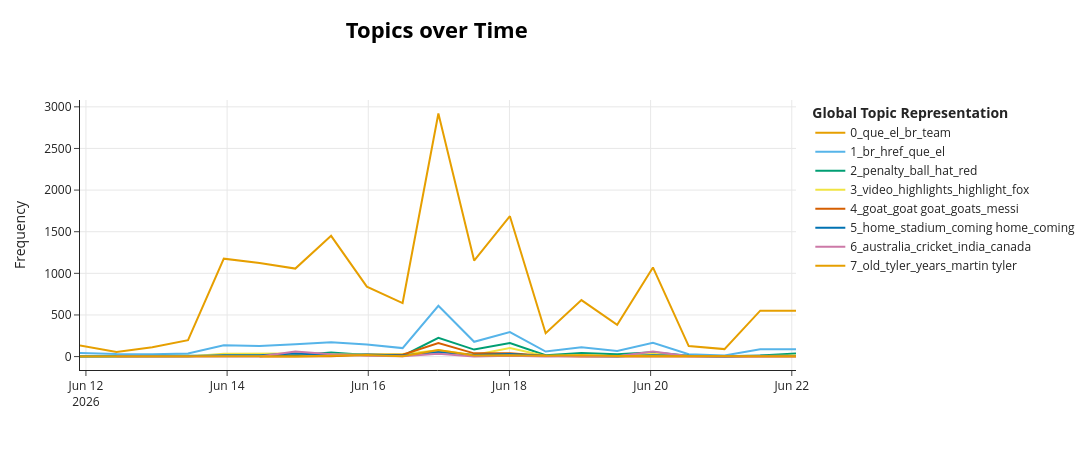

Write notebook code for a chart like this one.
### Markdown cell above
---

### 4. Evolución temporal de tópicos

BERTopic puede calcular cómo cambia la prevalencia de cada tópico en el tiempo. Con un solo partido, la granularidad disponible es la fecha/hora de publicación del comentario.

### Code cell
if df is not None and not df.empty and 'topic' in df.columns:
    import time as _time
    _t0 = _time.monotonic()

    # --- Ensure texts is in scope (re-extract from df if needed) ---
    if 'texts' not in dir() or texts is None:
        texts = df['text_clean'].tolist()

    timestamps_raw = df['published_at'] if 'published_at' in df.columns else df.get('created_utc', pd.Series([pd.NaT]*len(df)))
    timestamps = pd.to_datetime(timestamps_raw, errors='coerce')

    # Align texts and timestamps: keep only rows where BOTH are valid
    valid_mask = timestamps.notna() & df['text_clean'].notna()
    n_valid = valid_mask.sum()
    print(f"Comentarios con timestamp + texto valido: {n_valid}/{len(df)}")

    if n_valid > 10:
        try:
            # NOTE: BERTopic's topics_over_time requires docs matching the fitting data.
            # With nr_bins=20 and tuning=False, 20K+ docs complete in <10s.
            span_days = (timestamps[valid_mask].max() - timestamps[valid_mask].min()).total_seconds() / 86400
            nr_bins = max(20, min(int(span_days * 2), 48))
            print(f"Rango fechas: {span_days:.1f} dias, nr_bins={nr_bins}")

            tot_df = topics_over_time_df(
                model, texts, timestamps,
                nr_bins=nr_bins,
                global_tuning=False,
                evolution_tuning=False,
            )

            _elapsed = _time.monotonic() - _t0
            if not tot_df.empty:
                print(f"Evolucion temporal calculada: {tot_df.shape[0]} filas ({_elapsed:.1f}s)")
                try:
                    fig = model.visualize_topics_over_time(tot_df, top_n_topics=min(8, tot_df['Topic'].nunique()))
                    fig.show()
                except Exception as exc:
                    print(f"Visualizacion no disponible: {exc}")
                    display(tot_df.head(10))
            else:
                print("No se pudo calcular la evolucion temporal.")
        except Exception as exc:
            print(f"Evolucion temporal omitida (error): {exc}")
    else:
        print(f"Solo {n_valid} comentarios con timestamp valido — insuficiente.")

### Figure 1 — Plotly figure (JSON) as saved in the notebook; plotly's stock layout.template omitted (floating-point values rounded to 4 significant figures)
{"data": [{"hoverinfo": "text", "hovertext": ["<b>Topic 0</b><br>Words: méxico, mexico, vamos, mexicano, que", "<b>Topic 0</b><br>Words: egypt, cup started, méxico, vamos, cup", "<b>Topic 0</b><br>Words: paraguay, el, que, los, usa", "<b>Topic 0</b><br>Words: paraguay, que, el, tuca, en", "<b>Topic 0</b><br>Words: morocco, brazil, brasil, marruecos, team", "<b>Topic 0</b><br>Words: germany, brazil, curacao, que, japan", "<b>Topic 0</b><br>Words: japan, br, germany, brazil, team", "<b>Topic 0</b><br>Words: verde, spain, cape, cape verde, españa", "<b>Topic 0</b><br>Words: spain, verde, germany, br, cape", "<b>Topic 0</b><br>Words: mbappe, senegal, france, world, world cup", "<b>Topic 0</b><br>Words: messi, que, argentina, el, la", "<b>Topic 0</b><br>Words: messi, england, que, portugal, congo", "<b>Topic 0</b><br>Words: england, kane, croatia, br, world", "<b>Topic 0</b><br>Words: england, que, br, goal, messi", "<b>Topic 0</b><br>Words: mexico, korea, game, que, korean", "<b>Topic 0</b><br>Words: mexico, korea, que, el, méxico", "<b>Topic 0</b><br>Words: haiti, brazil, qatar, team, turkey", "<b>Topic 0</b><br>Words: turkey, paraguay, team, teams, country", "<b>Topic 0</b><br>Words: brazil, neymar, million, cunha, deaths", "<b>Topic 0</b><br>Words: spain, iran, yamal, team, verde", "<b>Topic 0</b><br>Words: japan, uruguay, verde, spain, cabo"], "marker": {"color": "#E69F00"}, "mode": "lines", "name": "0_que_el_br_team", "type": "scatter", "x": ["2026-06-11T21:58:55.729000000", "2026-06-12T10:23:49.809523809", "2026-06-12T22:33:24.619047619", "2026-06-13T10:42:59.428571428", "2026-06-13T22:52:34.238095238", "2026-06-14T11:02:09.047619047", "2026-06-14T23:11:43.857142857", "2026-06-15T11:21:18.666666666", "2026-06-15T23:30:53.476190476", "2026-06-16T11:40:28.285714285", "2026-06-16T23:50:03.095238095", "2026-06-17T11:59:37.904761904", "2026-06-18T00:09:12.714285714", "2026-06-18T12:18:47.523809523", "2026-06-19T00:28:22.333333333", "2026-06-19T12:37:57.142857142", "2026-06-20T00:47:31.952380952", "2026-06-20T12:57:06.761904761", "2026-06-21T01:06:41.571428571", "2026-06-21T13:16:16.380952381", "2026-06-22T01:25:51.190476190"], "y": [132, 55, 113, 197, 1176, 1123, 1057, 1450, 840, 643, 2920, 1154, 1686, 280, 679, 381, 1071, 126, 90, 552, 551]}, {"hoverinfo": "text", "hovertext": ["<b>Topic 1</b><br>Words: que, por, gracias, es, le", "<b>Topic 1</b><br>Words: women, commentating, voice, lady, commentator", "<b>Topic 1</b><br>Words: ja, hubieras, unrest, ee uu, ee", "<b>Topic 1</b><br>Words: estados unidos, estados, unidos, america, los", "<b>Topic 1</b><br>Words: href, gracias, el, que, vini", "<b>Topic 1</b><br>Words: country, href, en, racism, el", "<b>Topic 1</b><br>Words: commentary, href, commentary commentary, br href, href br", "<b>Topic 1</b><br>Words: que, es, los, del mundo, mundo", "<b>Topic 1</b><br>Words: br, grass, grass br, feel, walk", "<b>Topic 1</b><br>Words: vazinha, dictador, vazinha br, davo, br vazinha", "<b>Topic 1</b><br>Words: el, que, es, la, te", "<b>Topic 1</b><br>Words: href, ja, ja ja, el, gracias", "<b>Topic 1</b><br>Words: br, robi, br stay, stay robi, dear", "<b>Topic 1</b><br>Words: href, te, respect ok, dai, commentators", "<b>Topic 1</b><br>Words: href, commentators, br, envidia, thank", "<b>Topic 1</b><br>Words: la, es, dios, el, recite prayer", "<b>Topic 1</b><br>Words: br, br br, god, sins, say", "<b>Topic 1</b><br>Words: embarrassing, emotion, announcement embarrassing, emotion leads, embarrassing announcement", "<b>Topic 1</b><br>Words: river lost, lost lmfaooo, river, lmfaooo, lost", "<b>Topic 1</b><br>Words: finish, cristo, color, just, commentators", "<b>Topic 1</b><br>Words: commentator, country, female, commentator br, female commentators"], "marker": {"color": "#56B4E9"}, "mode": "lines", "name": "1_br_href_que_el", "type": "scatter", "x": ["2026-06-11T21:58:55.729000000", "2026-06-12T10:23:49.809523809", "2026-06-12T22:33:24.619047619", "2026-06-13T10:42:59.428571428", "2026-06-13T22:52:34.238095238", "2026-06-14T11:02:09.047619047", "2026-06-14T23:11:43.857142857", "2026-06-15T11:21:18.666666666", "2026-06-15T23:30:53.476190476", "2026-06-16T11:40:28.285714285", "2026-06-16T23:50:03.095238095", "2026-06-17T11:59:37.904761904", "2026-06-18T00:09:12.714285714", "2026-06-18T12:18:47.523809523", "2026-06-19T00:28:22.333333333", "2026-06-19T12:37:57.142857142", "2026-06-20T00:47:31.952380952", "2026-06-20T12:57:06.761904761", "2026-06-21T01:06:41.571428571", "2026-06-21T13:16:16.380952381", "2026-06-22T01:25:51.190476190"], "y": [44, 31, 29, 38, 135, 127, 147, 172, 145, 102, 610, 178, 294, 61, 113, 67, 166, 29, 13, 87, 89]}, {"hoverinfo": "text", "hovertext": ["<b>Topic 2</b><br>Words: roja, red, la roja, cards, fue", "<b>Topic 2</b><br>Words: sudamerica, paso, ahí uruguay, card manito, concacaf quiz", "<b>Topic 2</b><br>Words: eliminatorias, las eliminatorias, que, los, la", "<b>Topic 2</b><br>Words: pensaba que, pensaba, ball, 388son buenos, 388son", "<b>Topic 2</b><br>Words: vicinius, sudamérica, europa, yellow, contesto", "<b>Topic 2</b><br>Words: yellow, yellow cards, cards, legally play, legally", "<b>Topic 2</b><br>Words: grandfathers, cabo verde, cabo, verde, grandfathers english", "<b>Topic 2</b><br>Words: rabo verde, rabo, verde, akbar gritamos, abuelo decía", "<b>Topic 2</b><br>Words: kid, 50 mil, cuesta 50, claro cómo, mil euros", "<b>Topic 2</b><br>Words: hat, hat trick, trick, red, roja", "<b>Topic 2</b><br>Words: red, ball, penalty, southgate, card", "<b>Topic 2</b><br>Words: penalty, southgate, ball, encroachment, line", "<b>Topic 2</b><br>Words: gabriel, gabriel penalty, penalty, cameo did, href gabriel", "<b>Topic 2</b><br>Words: ball, defender, keeper, penalty, catch", "<b>Topic 2</b><br>Words: keeper, ball, punch, carelessness, luck", "<b>Topic 2</b><br>Words: red, red card, card, away, keeper", "<b>Topic 2</b><br>Words: shoulder, aligned shoulder, announces cards, chest way, defenders position", "<b>Topic 2</b><br>Words: nope point, language nope, happens people, people snitch, does referee", "<b>Topic 2</b><br>Words: body, past defender, defender, bounds, body past", "<b>Topic 2</b><br>Words: penalty, ball, cabo verde, cabo, fully"], "marker": {"color": "#009E73"}, "mode": "lines", "name": "2_penalty_ball_hat_red", "type": "scatter", "x": ["2026-06-11T21:58:55.729000000", "2026-06-12T22:33:24.619047619", "2026-06-13T10:42:59.428571428", "2026-06-13T22:52:34.238095238", "2026-06-14T11:02:09.047619047", "2026-06-14T23:11:43.857142857", "2026-06-15T11:21:18.666666666", "2026-06-15T23:30:53.476190476", "2026-06-16T11:40:28.285714285", "2026-06-16T23:50:03.095238095", "2026-06-17T11:59:37.904761904", "2026-06-18T00:09:12.714285714", "2026-06-18T12:18:47.523809523", "2026-06-19T00:28:22.333333333", "2026-06-19T12:37:57.142857142", "2026-06-20T00:47:31.952380952", "2026-06-20T12:57:06.761904761", "2026-06-21T01:06:41.571428571", "2026-06-21T13:16:16.380952381", "2026-06-22T01:25:51.190476190"], "y": [5, 7, 11, 17, 18, 17, 49, 19, 7, 226, 84, 164, 17, 43, 29, 52, 9, 3, 12, 37]}, {"hoverinfo": "text", "hovertext": ["<b>Topic 3</b><br>Words: english definitely, cómo van, caso ya, tubi unfortunately, unfortunately english", "<b>Topic 3</b><br>Words: fox, ad revenue, trying squeeze, channel sucks, espn trying", "<b>Topic 3</b><br>Words: sabía, telemundo, br professional, broadcast tv, cómo habían", "<b>Topic 3</b><br>Words: video, highlights, video highlights, sí ver, videos", "<b>Topic 3</b><br>Words: video, highlights, videos, upload, fake video", "<b>Topic 3</b><br>Words: video, highlights, watch, come watch, fox", "<b>Topic 3</b><br>Words: video, highlights, replay, videos, watch", "<b>Topic 3</b><br>Words: highlights, video, fox, usted, does fox", "<b>Topic 3</b><br>Words: video, videos, el video, vozinha highlight, youtube", "<b>Topic 3</b><br>Words: video, el video, este video, youtube, el", "<b>Topic 3</b><br>Words: youtube, fox sports, video, fox, sports", "<b>Topic 3</b><br>Words: highlights, highlight, video, best highlights, best", "<b>Topic 3</b><br>Words: songs, video, highlight, anymore songs, colooombia", "<b>Topic 3</b><br>Words: video, el video, highlights, watch, se", "<b>Topic 3</b><br>Words: vídeo, fox, borrosa es, awful american, borrosa", "<b>Topic 3</b><br>Words: 1080p, video, highlights, fox, la resolucion", "<b>Topic 3</b><br>Words: video, boring, boring bad, bad hard, espn boring", "<b>Topic 3</b><br>Words: highlights minutes, dislike highlights, video worth, minutes video, sharing enjoyed", "<b>Topic 3</b><br>Words: ksa offense, youtube, min, fox, ksa", "<b>Topic 3</b><br>Words: watch, come watch, come, highlights, analysis highlights"], "marker": {"color": "#F0E442"}, "mode": "lines", "name": "3_video_highlights_highlight_fox", "type": "scatter", "x": ["2026-06-11T21:58:55.729000000", "2026-06-12T10:23:49.809523809", "2026-06-13T10:42:59.428571428", "2026-06-13T22:52:34.238095238", "2026-06-14T11:02:09.047619047", "2026-06-14T23:11:43.857142857", "2026-06-15T11:21:18.666666666", "2026-06-15T23:30:53.476190476", "2026-06-16T11:40:28.285714285", "2026-06-16T23:50:03.095238095", "2026-06-17T11:59:37.904761904", "2026-06-18T00:09:12.714285714", "2026-06-18T12:18:47.523809523", "2026-06-19T00:28:22.333333333", "2026-06-19T12:37:57.142857142", "2026-06-20T00:47:31.952380952", "2026-06-20T12:57:06.761904761", "2026-06-21T01:06:41.571428571", "2026-06-21T13:16:16.380952381", "2026-06-22T01:25:51.190476190"], "y": [3, 4, 2, 34, 32, 36, 24, 24, 32, 76, 19, 104, 7, 16, 5, 33, 6, 2, 10, 12]}, {"hoverinfo": "text", "hovertext": ["<b>Topic 4</b><br>Words: vacile, del vacile, del davismo, davismo jajaja, davismo", "<b>Topic 4</b><br>Words: anthony goat, anthony, goat, , ", "<b>Topic 4</b><br>Words: goat, goat win, want goat, goalie goat, team goat", "<b>Topic 4</b><br>Words: goats, goat, lobo, ask, poor", "<b>Topic 4</b><br>Words: goats, goat, goat goats, animals, don", "<b>Topic 4</b><br>Words: goat, goat goat, messi, messi goat, real goat", "<b>Topic 4</b><br>Words: goat, goat goat, messi, goat debate, goat getting", "<b>Topic 4</b><br>Words: goat, goat goat, messi goat, real goat, goat messi", "<b>Topic 4</b><br>Words: goat, english goat, goat goat, messi goat, baller straight", "<b>Topic 4</b><br>Words: goat, , , , ", "<b>Topic 4</b><br>Words: knew goat, messi knew, boy messi, boy, knew", "<b>Topic 4</b><br>Words: goat, goat stability, solid core, bring annoying, annoying horns", "<b>Topic 4</b><br>Words: vinicues key, key point, goat player, vinicues, match assist", "<b>Topic 4</b><br>Words: goat gonna, born barn, barn isn, isn cow, mule", "<b>Topic 4</b><br>Words: fit manages, manages score, score lamine, lamine goat, manages"], "marker": {"color": "#D55E00"}, "mode": "lines", "name": "4_goat_goat goat_goats_messi", "type": "scatter", "x": ["2026-06-14T11:02:09.047619047", "2026-06-14T23:11:43.857142857", "2026-06-15T11:21:18.666666666", "2026-06-15T23:30:53.476190476", "2026-06-16T11:40:28.285714285", "2026-06-16T23:50:03.095238095", "2026-06-17T11:59:37.904761904", "2026-06-18T00:09:12.714285714", "2026-06-18T12:18:47.523809523", "2026-06-19T00:28:22.333333333", "2026-06-19T12:37:57.142857142", "2026-06-20T00:47:31.952380952", "2026-06-21T01:06:41.571428571", "2026-06-21T13:16:16.380952381", "2026-06-22T01:25:51.190476190"], "y": [1, 1, 3, 22, 22, 163, 39, 41, 10, 1, 1, 5, 1, 2, 1]}, {"hoverinfo": "text", "hovertext": ["<b>Topic 5</b><br>Words: 2026 mil, cobertura, cobertura que, gracias desde, inauguración del", "<b>Topic 5</b><br>Words: cantor yelling, 2333 date, 2333, know stadium, date title", "<b>Topic 5</b><br>Words: el calor, barely hear, hear andres, loud stadium, stadium barely", "<b>Topic 5</b><br>Words: nueva, york, nueva york, en nueva, nueva jersey", "<b>Topic 5</b><br>Words: 2014, 2026, history, history repeats, repeats", "<b>Topic 5</b><br>Words: mama, stadium, fans, expenses, years mama", "<b>Topic 5</b><br>Words: repeats, history, comeback, morning witnessing, alot real", "<b>Topic 5</b><br>Words: mama, 2026, chai, mama problem, er", "<b>Topic 5</b><br>Words: new york, york, new, rangers new, rangers", "<b>Topic 5</b><br>Words: 2022, ago, years, en new, el", "<b>Topic 5</b><br>Words: home, coming home, coming, chiefs, chiefs fans", "<b>Topic 5</b><br>Words: coming home, home, coming, stadium, home coming", "<b>Topic 5</b><br>Words: ago crazy, home, coming home, stadium, ago", "<b>Topic 5</b><br>Words: stadium, coming home, stay, coming, goalies lot", "<b>Topic 5</b><br>Words: buy, casa, city, 2018 commentary, buy 800", "<b>Topic 5</b><br>Words: home, going home, celebration, attack predictable, away maybe", "<b>Topic 5</b><br>Words: celebration, ronaldo celebration, hide ronaldo, loved celebration, really hide", "<b>Topic 5</b><br>Words: replays, fools look, ago href, ball hey, daylight", "<b>Topic 5</b><br>Words: 1950 1990, 1990 la, 2014 ochoa, city stadium, 2026 champs"], "marker": {"color": "#0072B2"}, "mode": "lines", "name": "5_home_stadium_coming home_coming", "type": "scatter", "x": ["2026-06-11T21:58:55.729000000", "2026-06-12T22:33:24.619047619", "2026-06-13T10:42:59.428571428", "2026-06-13T22:52:34.238095238", "2026-06-14T11:02:09.047619047", "2026-06-14T23:11:43.857142857", "2026-06-15T11:21:18.666666666", "2026-06-15T23:30:53.476190476", "2026-06-16T11:40:28.285714285", "2026-06-16T23:50:03.095238095", "2026-06-17T11:59:37.904761904", "2026-06-18T00:09:12.714285714", "2026-06-18T12:18:47.523809523", "2026-06-19T00:28:22.333333333", "2026-06-19T12:37:57.142857142", "2026-06-20T00:47:31.952380952", "2026-06-21T01:06:41.571428571", "2026-06-21T13:16:16.380952381", "2026-06-22T01:25:51.190476190"], "y": [2, 3, 4, 15, 16, 36, 18, 26, 12, 54, 19, 30, 7, 8, 5, 15, 2, 10, 8]}, {"hoverinfo": "text", "hovertext": ["<b>Topic 6</b><br>Words: talking country, obsession india, okay head, india talking, crazy obsession", "<b>Topic 6</b><br>Words: love bangladesh, bangladesh, cricket, love, cambiado la", "<b>Topic 6</b><br>Words: australia expected, period knew, win period, knew best, game long", "<b>Topic 6</b><br>Words: australia, cricket, aus, aussies, australian", "<b>Topic 6</b><br>Words: australia, cricket, indian, australian, indian indian", "<b>Topic 6</b><br>Words: bangladesh, desde australia, saludos desde, saludos, india", "<b>Topic 6</b><br>Words: indian, barrel fcs, barrel, poorer indian, losing barrel", "<b>Topic 6</b><br>Words: zealand, new zealand, nz, new, kiwi", "<b>Topic 6</b><br>Words: cricket, know popular, bangladeshi want, popular new, cricket soccer", "<b>Topic 6</b><br>Words: india, bangladesh, indian, cricket, business india", "<b>Topic 6</b><br>Words: kaaane beauty, kaaane, harrry, harrry kaaane, canada winning", "<b>Topic 6</b><br>Words: 1st, canada, 1st win, 3636, 3636 thanks", "<b>Topic 6</b><br>Words: mate mate, mate, canada, think canada, expectations", "<b>Topic 6</b><br>Words: canada, india, thank canada, cricket, thank", "<b>Topic 6</b><br>Words: aus, australian, try, australia know, beat aus", "<b>Topic 6</b><br>Words: india, , , , ", "<b>Topic 6</b><br>Words: pj6gv barca, pj6gv, fan india, barca fan, barca", "<b>Topic 6</b><br>Words: india, indian, indian movies, movies, absolute dominance"], "marker": {"color": "#CC79A7"}, "mode": "lines", "name": "6_australia_cricket_india_canada", "type": "scatter", "x": ["2026-06-12T10:23:49.809523809", "2026-06-13T22:52:34.238095238", "2026-06-14T11:02:09.047619047", "2026-06-14T23:11:43.857142857", "2026-06-15T11:21:18.666666666", "2026-06-15T23:30:53.476190476", "2026-06-16T11:40:28.285714285", "2026-06-16T23:50:03.095238095", "2026-06-17T11:59:37.904761904", "2026-06-18T00:09:12.714285714", "2026-06-18T12:18:47.523809523", "2026-06-19T00:28:22.333333333", "2026-06-19T12:37:57.142857142", "2026-06-20T00:47:31.952380952", "2026-06-20T12:57:06.761904761", "2026-06-21T01:06:41.571428571", "2026-06-21T13:16:16.380952381", "2026-06-22T01:25:51.190476190"], "y": [1, 6, 1, 60, 27, 9, 4, 34, 2, 9, 2, 5, 5, 60, 5, 1, 1, 5]}, {"hoverinfo": "text", "hovertext": ["<b>Topic 7</b><br>Words: edad, comentarios tan, hablar supongo, edad tengas, edad patético", "<b>Topic 7</b><br>Words: 14 años, 5286, dias son, escucho la, 5286 días", "<b>Topic 7</b><br>Words: maturity realize, realize br, messi yamal, br vini, maturity", "<b>Topic 7</b><br>Words: bouaddi fue, 67 años, 20 anymore, excelencia, excelencia solo", "<b>Topic 7</b><br>Words: dancers, lot dancers, dancers break, break dancers, dancers shorter", "<b>Topic 7</b><br>Words: 40, 91, old, 15, prime", "<b>Topic 7</b><br>Words: 40, old, age, old 40, years old", "<b>Topic 7</b><br>Words: 40, old lamine, remember 19, lamine oh, edit 40", "<b>Topic 7</b><br>Words: 39, 38, years, days, old", "<b>Topic 7</b><br>Words: aged, retire, looks, 38 december, bestias", "<b>Topic 7</b><br>Words: maturity, yrs, old, martin tyler, retire", "<b>Topic 7</b><br>Words: old, years old, years, need retire, retiring", "<b>Topic 7</b><br>Words: tyler, martin tyler, martin, old, commentators martin", "<b>Topic 7</b><br>Words: martin tyler, martin, tyler, 80, years", "<b>Topic 7</b><br>Words: martin tyler, martin, tyler, legend, days little", "<b>Topic 7</b><br>Words: 18, braces, people braces, years, 18 years", "<b>Topic 7</b><br>Words: 18, baby boomers, school 18, better terrible, boomers gen"], "marker": {"color": "#E69F00"}, "mode": "lines", "name": "7_old_tyler_years_martin tyler", "type": "scatter", "x": ["2026-06-11T21:58:55.729000000", "2026-06-12T22:33:24.619047619", "2026-06-13T22:52:34.238095238", "2026-06-14T11:02:09.047619047", "2026-06-14T23:11:43.857142857", "2026-06-15T11:21:18.666666666", "2026-06-15T23:30:53.476190476", "2026-06-16T11:40:28.285714285", "2026-06-16T23:50:03.095238095", "2026-06-17T11:59:37.904761904", "2026-06-18T00:09:12.714285714", "2026-06-18T12:18:47.523809523", "2026-06-19T00:28:22.333333333", "2026-06-19T12:37:57.142857142", "2026-06-20T00:47:31.952380952", "2026-06-21T13:16:16.380952381", "2026-06-22T01:25:51.190476190"], "y": [1, 3, 11, 4, 1, 13, 19, 5, 79, 12, 17, 11, 15, 8, 7, 11, 3]}], "layout": {"height": 450, "hoverlabel": {"bgcolor": "white", "font": {"family": "Rockwell", "size": 16}}, "legend": {"title": {"text": "<b>Global Topic Representation"}}, "title": {"font": {"color": "Black", "size": 22}, "text": "<b>Topics over Time</b>", "x": 0.4, "xanchor": "center", "y": 0.95, "yanchor": "top"}, "width": 1250, "xaxis": {"showgrid": true}, "yaxis": {"showgrid": true, "title": {"text": "Frequency"}}}}
